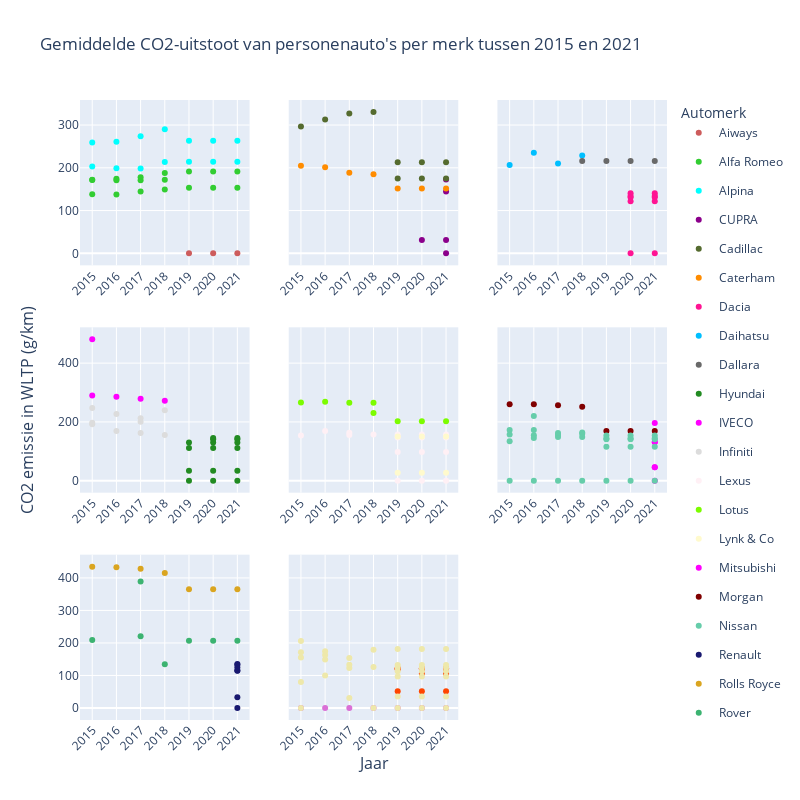

Notebook source saved alongside this figure:
### Markdown cell above
>**Figuur 5**. Deze staafdiagram visualiseert de totale CO2-uitstoot van personenauto's in de Europese Unie, ingedeeld naar brandstoftype. De x-as vertegenwoordigt de verschillende brandstoftypes, terwijl de y-as de CO2-uitstoot in WLTP (g/km) weergeeft. Elke staaf geeft de emissiewaarden weer voor een specifiek brandstoftype. Door deze visualisatie te lezen, kunnen we gemakkelijk de brandstoftypes identificeren die de hoogste en laagste CO2-uitstoot hebben, waardoor inzicht ontstaat in de impact van verschillende brandstoffen op de uitstoot van broeikasgassen in de transportsector.

We kunnen uit figuur 5 afleiden dat auto’s die op benzine rijden hoge hoeveelheden CO2 uitstoten. In de EU bedroeg de totale CO2-uitstoot van personenauto’s voor het brandstoftype ‘petrol’ namelijk 735.0874 miljoen gram per kilometer in één jaar. Als we de totale uitstoot delen door het aantal auto's dat op dit type brandstof rijdt, dan komen we uit op een uitstoot van 135 g/km per auto. Vergeleken met het toegestane maximum van 95 g/km is dit erg hoog, wat aangeeft dat de emissie niveaus aanzienlijk overschreden worden en dat er behoefte is aan een reductie (EU Regulation 443/2009).

Door te kijken naar de verschillende automerken en hun uitstoot in de afgelopen jaren, kunnen we ook onderzoeken hoe de CO2-uitstoot van voertuigen kan worden verlaagd.

### Code cell
df_split = np.array_split(car_emission, 8)

# Split data into different parts.
plot1 = px.scatter(df_split[0], x='year', y='Ewltp (g/km) mean', color='Mk', color_discrete_sequence =['indianred', 'limegreen', 'aqua'], hover_data=[df_split[0]['Ft']])
plot2 = px.scatter(df_split[1], x='year', y='Ewltp (g/km) mean', color='Mk', color_discrete_sequence =['darkmagenta', 'darkolivegreen', 'darkorange'], hover_data=[df_split[1]['Ft']])
plot3 = px.scatter(df_split[2], x='year', y='Ewltp (g/km) mean', color='Mk', color_discrete_sequence =['deeppink', 'deepskyblue', 'dimgray'], hover_data=[df_split[2]['Ft']])
plot4 = px.scatter(df_split[3], x='year', y='Ewltp (g/km) mean', color='Mk', color_discrete_sequence =['forestgreen', 'fuchsia', 'gainsboro'], hover_data=[df_split[3]['Ft']])
plot5 = px.scatter(df_split[4], x='year', y='Ewltp (g/km) mean', color='Mk', color_discrete_sequence =['lavenderblush', 'lawngreen', 'lemonchiffon'], hover_data=[df_split[4]['Ft']])
plot6 = px.scatter(df_split[5], x='year', y='Ewltp (g/km) mean', color='Mk', color_discrete_sequence =['magenta', 'maroon', 'mediumaquamarine'], hover_data=[df_split[5]['Ft']])
plot7 = px.scatter(df_split[6], x='year', y='Ewltp (g/km) mean', color='Mk', color_discrete_sequence =['midnightblue', 'goldenrod', 'mediumseagreen'], hover_data=[df_split[6]['Ft']])
plot8 = px.scatter(df_split[7], x='year', y='Ewltp (g/km) mean', color='Mk', color_discrete_sequence =['orangered', 'orchid', 'palegoldenrod'], hover_data=[df_split[7]['Ft']])

fig = make_subplots(rows=3, cols=3, shared_yaxes=True, x_title="Jaar", y_title="CO2 emissie in WLTP (g/km)")

# Add the trace of each part to the plot.
fig.add_trace(plot1['data'][0], row=1, col=1)
fig.add_trace(plot1['data'][1], row=1, col=1)
fig.add_trace(plot1['data'][2], row=1, col=1)

fig.append_trace(plot2['data'][0], row=1, col=2)
fig.append_trace(plot2['data'][1], row=1, col=2)
fig.append_trace(plot2['data'][2], row=1, col=2)

fig.append_trace(plot3['data'][0], row=1, col=3)
fig.append_trace(plot3['data'][1], row=1, col=3)
fig.append_trace(plot3['data'][2], row=1, col=3)

fig.append_trace(plot4['data'][0], row=2, col=1)
fig.append_trace(plot4['data'][1], row=2, col=1)
fig.append_trace(plot4['data'][2], row=2, col=1)

fig.append_trace(plot5['data'][0], row=2, col=2)
fig.append_trace(plot5['data'][1], row=2, col=2)
fig.append_trace(plot5['data'][2], row=2, col=2)

fig.append_trace(plot6['data'][0], row=2, col=3)
fig.append_trace(plot6['data'][1], row=2, col=3)
fig.append_trace(plot6['data'][2], row=2, col=3)

fig.append_trace(plot7['data'][0], row=3, col=1)
fig.append_trace(plot7['data'][1], row=3, col=1)
fig.append_trace(plot7['data'][2], row=3, col=1)

fig.append_trace(plot8['data'][0], row=3, col=2)
fig.append_trace(plot8['data'][1], row=3, col=2)
fig.append_trace(plot8['data'][2], row=3, col=2)

# Plot settings
fig.update_layout(
    showlegend=True,
    height=800,
    width=800,
    title_text="Gemiddelde CO2-uitstoot van personenauto's per merk tussen 2015 en 2021",
    legend_title="Automerk",
)
fig.update_xaxes(tickangle=-45, categoryarray=[2015, 2016, 2017, 2018, 2019, 2020, 2021], type='category')
fig.show()

### Figure 1 — Plotly figure (JSON) as saved in the notebook; plotly's stock layout.template omitted (floating-point values rounded to 4 significant figures)
{"data": [{"customdata": [["electric"], ["electric"], ["electric"]], "hovertemplate": "Mk=Aiways<br>year=%{x}<br>Ewltp (g/km) mean=%{y}<br>Ft=%{customdata[0]}<extra></extra>", "legendgroup": "Aiways", "marker": {"color": "indianred", "symbol": "circle"}, "mode": "markers", "name": "Aiways", "orientation": "v", "showlegend": true, "type": "scatter", "x": [2019, 2020, 2021], "xaxis": "x", "y": [0, 0, 0], "yaxis": "y"}, {"customdata": [["diesel"], ["lpg"], ["petrol"], ["diesel"], ["lpg"], ["petrol"], ["diesel"], ["lpg"], ["petrol"], ["diesel"], ["lpg"], ["petrol"], ["diesel"], ["petrol"], ["diesel"], ["petrol"], ["diesel"], ["petrol"]], "hovertemplate": "Mk=Alfa Romeo<br>year=%{x}<br>Ewltp (g/km) mean=%{y}<br>Ft=%{customdata[0]}<extra></extra>", "legendgroup": "Alfa Romeo", "marker": {"color": "limegreen", "symbol": "circle"}, "mode": "markers", "name": "Alfa Romeo", "orientation": "v", "showlegend": true, "type": "scatter", "x": [2015, 2015, 2015, 2016, 2016, 2016, 2017, 2017, 2017, 2018, 2018, 2018, 2019, 2019, 2020, 2020, 2021, 2021], "xaxis": "x", "y": [138.0, 171.5, 172.2, 137.7, 170.8, 174.6, 144.8, 170.7, 177.8, 149.3, 172.3, 187.8, 153.6, 191.6, 153.6, 191.6, 153.6, 191.6], "yaxis": "y"}, {"customdata": [["diesel"], ["petrol"], ["diesel"], ["petrol"], ["diesel"], ["petrol"], ["diesel"], ["petrol"], ["diesel"], ["petrol"], ["diesel"], ["petrol"], ["diesel"], ["petrol"]], "hovertemplate": "Mk=Alpina<br>year=%{x}<br>Ewltp (g/km) mean=%{y}<br>Ft=%{customdata[0]}<extra></extra>", "legendgroup": "Alpina", "marker": {"color": "aqua", "symbol": "circle"}, "mode": "markers", "name": "Alpina", "orientation": "v", "showlegend": true, "type": "scatter", "x": [2015, 2015, 2016, 2016, 2017, 2017, 2018, 2018, 2019, 2019, 2020, 2020, 2021, 2021], "xaxis": "x", "y": [203.0, 259.0, 199.3, 261.0, 198.6, 273.7, 213.5, 289.9, 214.3, 263.1, 214.3, 263.1, 214.3, 263.1], "yaxis": "y"}, {"customdata": [["petrol-electric"], ["diesel"], ["electric"], ["petrol"], ["petrol-electric"]], "hovertemplate": "Mk=CUPRA<br>year=%{x}<br>Ewltp (g/km) mean=%{y}<br>Ft=%{customdata[0]}<extra></extra>", "legendgroup": "CUPRA", "marker": {"color": "darkmagenta", "symbol": "circle"}, "mode": "markers", "name": "CUPRA", "orientation": "v", "showlegend": true, "type": "scatter", "x": [2020, 2021, 2021, 2021, 2021], "xaxis": "x2", "y": [31.12, 144.6, 0, 172.9, 31.12], "yaxis": "y2"}, {"customdata": [["petrol"], ["petrol"], ["petrol"], ["petrol"], ["diesel"], ["petrol"], ["diesel"], ["petrol"], ["diesel"], ["petrol"]], "hovertemplate": "Mk=Cadillac<br>year=%{x}<br>Ewltp (g/km) mean=%{y}<br>Ft=%{customdata[0]}<extra></extra>", "legendgroup": "Cadillac", "marker": {"color": "darkolivegreen", "symbol": "circle"}, "mode": "markers", "name": "Cadillac", "orientation": "v", "showlegend": true, "type": "scatter", "x": [2015, 2016, 2017, 2018, 2019, 2019, 2020, 2020, 2021, 2021], "xaxis": "x2", "y": [296.8, 312.9, 327.2, 330.5, 174.8, 213, 174.8, 213, 174.8, 213], "yaxis": "y2"}, {"customdata": [["petrol"], ["petrol"], ["petrol"], ["petrol"], ["petrol"], ["petrol"], ["petrol"]], "hovertemplate": "Mk=Caterham<br>year=%{x}<br>Ewltp (g/km) mean=%{y}<br>Ft=%{customdata[0]}<extra></extra>", "legendgroup": "Caterham", "marker": {"color": "darkorange", "symbol": "circle"}, "mode": "markers", "name": "Caterham", "orientation": "v", "showlegend": true, "type": "scatter", "x": [2015, 2016, 2017, 2018, 2019, 2020, 2021], "xaxis": "x2", "y": [204.7, 201.2, 188.4, 184.9, 151.5, 151.5, 151.5], "yaxis": "y2"}, {"customdata": [["diesel"], ["electric"], ["lpg"], ["ng-biomethane"], ["petrol"], ["diesel"], ["electric"], ["lpg"], ["ng-biomethane"], ["petrol"]], "hovertemplate": "Mk=Dacia<br>year=%{x}<br>Ewltp (g/km) mean=%{y}<br>Ft=%{customdata[0]}<extra></extra>", "legendgroup": "Dacia", "marker": {"color": "deeppink", "symbol": "circle"}, "mode": "markers", "name": "Dacia", "orientation": "v", "showlegend": true, "type": "scatter", "x": [2020, 2020, 2020, 2020, 2020, 2021, 2021, 2021, 2021, 2021], "xaxis": "x3", "y": [134.0, 0, 121.8, 140.7, 131.1, 134.0, 0, 121.8, 140.7, 131.1], "yaxis": "y3"}, {"customdata": [["petrol"], ["petrol"], ["petrol"], ["petrol"]], "hovertemplate": "Mk=Daihatsu<br>year=%{x}<br>Ewltp (g/km) mean=%{y}<br>Ft=%{customdata[0]}<extra></extra>", "legendgroup": "Daihatsu", "marker": {"color": "deepskyblue", "symbol": "circle"}, "mode": "markers", "name": "Daihatsu", "orientation": "v", "showlegend": true, "type": "scatter", "x": [2015, 2016, 2017, 2018], "xaxis": "x3", "y": [206.7, 235.3, 209.9, 228.8], "yaxis": "y3"}, {"customdata": [["petrol"], ["petrol"], ["petrol"], ["petrol"]], "hovertemplate": "Mk=Dallara<br>year=%{x}<br>Ewltp (g/km) mean=%{y}<br>Ft=%{customdata[0]}<extra></extra>", "legendgroup": "Dallara", "marker": {"color": "dimgray", "symbol": "circle"}, "mode": "markers", "name": "Dallara", "orientation": "v", "showlegend": true, "type": "scatter", "x": [2018, 2019, 2020, 2021], "xaxis": "x3", "y": [216, 216, 216, 216], "yaxis": "y3"}, {"customdata": [["electric"], ["lpg"], ["petrol"], ["petrol-electric"], ["diesel"], ["diesel-electric"], ["electric"], ["lpg"], ["petrol"], ["petrol-electric"], ["diesel"], ["diesel-electric"], ["electric"], ["lpg"], ["petrol"], ["petrol-electric"]], "hovertemplate": "Mk=Hyundai<br>year=%{x}<br>Ewltp (g/km) mean=%{y}<br>Ft=%{customdata[0]}<extra></extra>", "legendgroup": "Hyundai", "marker": {"color": "forestgreen", "symbol": "circle"}, "mode": "markers", "name": "Hyundai", "orientation": "v", "showlegend": true, "type": "scatter", "x": [2019, 2019, 2019, 2019, 2020, 2020, 2020, 2020, 2020, 2020, 2021, 2021, 2021, 2021, 2021, 2021], "xaxis": "x4", "y": [0, 110.8, 130.2, 33.5, 140.6, 145.1, 0, 110.8, 130.2, 33.5, 140.6, 145.1, 0, 110.8, 130.2, 33.5], "yaxis": "y4"}, {"customdata": [["diesel"], ["petrol"], ["diesel"], ["diesel"], ["diesel"]], "hovertemplate": "Mk=IVECO<br>year=%{x}<br>Ewltp (g/km) mean=%{y}<br>Ft=%{customdata[0]}<extra></extra>", "legendgroup": "IVECO", "marker": {"color": "fuchsia", "symbol": "circle"}, "mode": "markers", "name": "IVECO", "orientation": "v", "showlegend": true, "type": "scatter", "x": [2015, 2015, 2016, 2017, 2018], "xaxis": "x4", "y": [289.6, 481, 285.2, 278.6, 271.7], "yaxis": "y4"}, {"customdata": [["diesel"], ["petrol"], ["petrol-electric"], ["diesel"], ["petrol"], ["diesel"], ["petrol"], ["petrol-electric"], ["diesel"], ["petrol"]], "hovertemplate": "Mk=Infiniti<br>year=%{x}<br>Ewltp (g/km) mean=%{y}<br>Ft=%{customdata[0]}<extra></extra>", "legendgroup": "Infiniti", "marker": {"color": "gainsboro", "symbol": "circle"}, "mode": "markers", "name": "Infiniti", "orientation": "v", "showlegend": true, "type": "scatter", "x": [2015, 2015, 2015, 2016, 2016, 2017, 2017, 2017, 2018, 2018], "xaxis": "x4", "y": [192.2, 247.4, 197.3, 168.7, 226.6, 162.2, 212.0, 200.6, 155.7, 239.7], "yaxis": "y4"}, {"customdata": [["petrol-electric"], ["petrol"], ["petrol"], ["petrol-electric"], ["petrol"], ["diesel"], ["electric"], ["petrol"], ["petrol-electric"], ["diesel"], ["electric"], ["petrol"], ["petrol-electric"], ["diesel"], ["electric"], ["petrol"], ["petrol-electric"]], "hovertemplate": "Mk=Lexus<br>year=%{x}<br>Ewltp (g/km) mean=%{y}<br>Ft=%{customdata[0]}<extra></extra>", "legendgroup": "Lexus", "marker": {"color": "lavenderblush", "symbol": "circle"}, "mode": "markers", "name": "Lexus", "orientation": "v", "showlegend": true, "type": "scatter", "x": [2015, 2016, 2017, 2017, 2018, 2019, 2019, 2019, 2019, 2020, 2020, 2020, 2020, 2021, 2021, 2021, 2021], "xaxis": "x5", "y": [153.6, 169.4, 162.7, 155.5, 156.7, 157, 0, 147.1, 97.12, 157, 0, 147.1, 97.12, 157, 0, 147.1, 97.12], "yaxis": "y5"}, {"customdata": [["petrol"], ["petrol"], ["petrol"], ["diesel"], ["petrol"], ["petrol"], ["petrol"], ["petrol"]], "hovertemplate": "Mk=Lotus<br>year=%{x}<br>Ewltp (g/km) mean=%{y}<br>Ft=%{customdata[0]}<extra></extra>", "legendgroup": "Lotus", "marker": {"color": "lawngreen", "symbol": "circle"}, "mode": "markers", "name": "Lotus", "orientation": "v", "showlegend": true, "type": "scatter", "x": [2015, 2016, 2017, 2018, 2018, 2019, 2020, 2021], "xaxis": "x5", "y": [266.4, 268.3, 264.8, 230, 265.2, 202.6, 202.6, 202.6], "yaxis": "y5"}, {"customdata": [["petrol"], ["petrol-electric"], ["petrol"], ["petrol-electric"], ["petrol"], ["petrol-electric"]], "hovertemplate": "Mk=Lynk & Co<br>year=%{x}<br>Ewltp (g/km) mean=%{y}<br>Ft=%{customdata[0]}<extra></extra>", "legendgroup": "Lynk & Co", "marker": {"color": "lemonchiffon", "symbol": "circle"}, "mode": "markers", "name": "Lynk & Co", "orientation": "v", "showlegend": true, "type": "scatter", "x": [2019, 2019, 2020, 2020, 2021, 2021], "xaxis": "x5", "y": [150.5, 27.01, 150.5, 27.01, 150.5, 27.01], "yaxis": "y5"}, {"customdata": [["diesel"], ["diesel-electric"], ["electric"], ["lpg"], ["petrol"], ["petrol-electric"]], "hovertemplate": "Mk=Mitsubishi<br>year=%{x}<br>Ewltp (g/km) mean=%{y}<br>Ft=%{customdata[0]}<extra></extra>", "legendgroup": "Mitsubishi", "marker": {"color": "magenta", "symbol": "circle"}, "mode": "markers", "name": "Mitsubishi", "orientation": "v", "showlegend": true, "type": "scatter", "x": [2021, 2021, 2021, 2021, 2021, 2021], "xaxis": "x6", "y": [196.4, 46, 0, 131.1, 131.4, 46.02], "yaxis": "y6"}, {"customdata": [["petrol"], ["petrol"], ["petrol"], ["petrol"], ["petrol"], ["petrol"], ["petrol"]], "hovertemplate": "Mk=Morgan<br>year=%{x}<br>Ewltp (g/km) mean=%{y}<br>Ft=%{customdata[0]}<extra></extra>", "legendgroup": "Morgan", "marker": {"color": "maroon", "symbol": "circle"}, "mode": "markers", "name": "Morgan", "orientation": "v", "showlegend": true, "type": "scatter", "x": [2015, 2016, 2017, 2018, 2019, 2020, 2021], "xaxis": "x6", "y": [259.7, 260.2, 256.7, 252.0, 168.7, 168.7, 168.7], "yaxis": "y6"}, {"customdata": [["diesel"], ["electric"], ["lpg"], ["petrol"], ["diesel"], ["electric"], ["lpg"], ["ng-biomethane"], ["petrol"], ["diesel"], ["electric"], ["lpg"], ["petrol"], ["diesel"], ["electric"], ["lpg"], ["petrol"], ["diesel"], ["electric"], ["lpg"], ["petrol"], ["petrol-electric"], ["diesel"], ["electric"], ["lpg"], ["petrol"], ["petrol-electric"], ["diesel"], ["electric"], ["lpg"], ["petrol"], ["petrol-electric"]], "hovertemplate": "Mk=Nissan<br>year=%{x}<br>Ewltp (g/km) mean=%{y}<br>Ft=%{customdata[0]}<extra></extra>", "legendgroup": "Nissan", "marker": {"color": "mediumaquamarine", "symbol": "circle"}, "mode": "markers", "name": "Nissan", "orientation": "v", "showlegend": true, "type": "scatter", "x": [2015, 2015, 2015, 2015, 2016, 2016, 2016, 2016, 2016, 2017, 2017, 2017, 2017, 2018, 2018, 2018, 2018, 2019, 2019, 2019, 2019, 2019, 2020, 2020, 2020, 2020, 2020, 2021, 2021, 2021, 2021, 2021], "xaxis": "x6", "y": [157.1, 0, 134.5, 172.6, 154.7, 0, 145.2, 219.7, 172.5, 148.2, 0, 155.2, 162.4, 148.2, 0, 159.9, 163.7, 154.0, 0, 115.6, 140.8, 144, 154.0, 0, 115.6, 140.8, 144, 154.0, 0, 115.6, 140.8, 144], "yaxis": "y6"}, {"customdata": [["diesel"], ["electric"], ["lpg"], ["ng-biomethane"], ["other"], ["petrol"], ["petrol-electric"]], "hovertemplate": "Mk=Renault<br>year=%{x}<br>Ewltp (g/km) mean=%{y}<br>Ft=%{customdata[0]}<extra></extra>", "legendgroup": "Renault", "marker": {"color": "midnightblue", "symbol": "circle"}, "mode": "markers", "name": "Renault", "orientation": "v", "showlegend": true, "type": "scatter", "x": [2021, 2021, 2021, 2021, 2021, 2021, 2021], "xaxis": "x7", "y": [132.6, 0, 115.1, 114.6, 135, 124.4, 32.91], "yaxis": "y7"}, {"customdata": [["petrol"], ["petrol"], ["petrol"], ["petrol"], ["petrol"], ["petrol"], ["petrol"]], "hovertemplate": "Mk=Rolls Royce<br>year=%{x}<br>Ewltp (g/km) mean=%{y}<br>Ft=%{customdata[0]}<extra></extra>", "legendgroup": "Rolls Royce", "marker": {"color": "goldenrod", "symbol": "circle"}, "mode": "markers", "name": "Rolls Royce", "orientation": "v", "showlegend": true, "type": "scatter", "x": [2015, 2016, 2017, 2018, 2019, 2020, 2021], "xaxis": "x7", "y": [434.5, 433.2, 428.2, 415.4, 365.2, 365.2, 365.2], "yaxis": "y7"}, {"customdata": [["diesel"], ["diesel"], ["petrol"], ["diesel"], ["diesel"], ["diesel"], ["diesel"]], "hovertemplate": "Mk=Rover<br>year=%{x}<br>Ewltp (g/km) mean=%{y}<br>Ft=%{customdata[0]}<extra></extra>", "legendgroup": "Rover", "marker": {"color": "mediumseagreen", "symbol": "circle"}, "mode": "markers", "name": "Rover", "orientation": "v", "showlegend": true, "type": "scatter", "x": [2015, 2017, 2017, 2018, 2019, 2020, 2021], "xaxis": "x7", "y": [208.8, 220.4, 388.7, 134.4, 206.7, 206.7, 206.7], "yaxis": "y7"}, {"customdata": [["lpg"], ["ng-biomethane"], ["petrol"], ["petrol-electric"], ["diesel"], ["lpg"], ["ng-biomethane"], ["petrol"], ["petrol-electric"], ["diesel"], ["lpg"], ["ng-biomethane"], ["petrol"], ["petrol-electric"]], "hovertemplate": "Mk=Suzuki<br>year=%{x}<br>Ewltp (g/km) mean=%{y}<br>Ft=%{customdata[0]}<extra></extra>", "legendgroup": "Suzuki", "marker": {"color": "orangered", "symbol": "circle"}, "mode": "markers", "name": "Suzuki", "orientation": "v", "showlegend": true, "type": "scatter", "x": [2019, 2019, 2019, 2019, 2020, 2020, 2020, 2020, 2020, 2021, 2021, 2021, 2021, 2021], "xaxis": "x8", "y": [122.5, 119.9, 121.0, 51.14, 106, 122.5, 119.9, 121.0, 51.14, 106, 122.5, 119.9, 121.0, 51.14], "yaxis": "y8"}, {"customdata": [["electric"], ["electric"], ["electric"], ["electric"], ["electric"], ["electric"], ["electric"]], "hovertemplate": "Mk=Tesla<br>year=%{x}<br>Ewltp (g/km) mean=%{y}<br>Ft=%{customdata[0]}<extra></extra>", "legendgroup": "Tesla", "marker": {"color": "orchid", "symbol": "circle"}, "mode": "markers", "name": "Tesla", "orientation": "v", "showlegend": true, "type": "scatter", "x": [2015, 2016, 2017, 2018, 2019, 2020, 2021], "xaxis": "x8", "y": [0, 0, 0, 0, 0, 0, 0], "yaxis": "y8"}, {"customdata": [["diesel"], ["electric"], ["lpg"], ["petrol"], ["petrol-electric"], ["diesel"], ["lpg"], ["petrol"], ["petrol-electric"], ["diesel"], ["lpg"], ["petrol"], ["petrol-electric"], ["diesel"], ["electric"], ["petrol"], ["diesel"], ["electric"], ["lpg"], ["ng"], ["other"], ["petrol"], ["petrol-electric"], ["diesel"], ["electric"], ["lpg"], ["ng"], ["other"], ["petrol"], ["petrol-electric"], ["diesel"], ["electric"], ["lpg"], ["ng"], ["other"], ["petrol"], ["petrol-electric"]], "hovertemplate": "Mk=Toyota<br>year=%{x}<br>Ewltp (g/km) mean=%{y}<br>Ft=%{customdata[0]}<extra></extra>", "legendgroup": "Toyota", "marker": {"color": "palegoldenrod", "symbol": "circle"}, "mode": "markers", "name": "Toyota", "orientation": "v", "showlegend": true, "type": "scatter", "x": [2015, 2015, 2015, 2015, 2015, 2016, 2016, 2016, 2016, 2017, 2017, 2017, 2017, 2018, 2018, 2018, 2019, 2019, 2019, 2019, 2019, 2019, 2019, 2020, 2020, 2020, 2020, 2020, 2020, 2020, 2021, 2021, 2021, 2021, 2021, 2021, 2021], "xaxis": "x8", "y": [171.3, 0, 206.3, 155.5, 80.29, 162.8, 174.5, 149.3, 100.2, 153.5, 123.0, 132.9, 31.05, 178.8, 0, 126.0, 181.2, 0, 124.1, 132, 97, 113.0, 34.96, 181.2, 0, 124.1, 132, 97, 113.0, 34.96, 181.2, 0, 124.1, 132, 97, 113.0, 34.96], "yaxis": "y8"}], "layout": {"annotations": [{"font": {"size": 16}, "showarrow": false, "text": "Jaar", "x": 0.5, "xanchor": "center", "xref": "paper", "y": 0, "yanchor": "top", "yref": "paper", "yshift": -30}, {"font": {"size": 16}, "showarrow": false, "text": "CO2 emissie in WLTP (g/km)", "textangle": -90, "x": 0, "xanchor": "right", "xref": "paper", "xshift": -40, "y": 0.5, "yanchor": "middle", "yref": "paper"}], "height": 800, "legend": {"title": {"text": "Automerk"}}, "showlegend": true, "title": {"text": "Gemiddelde CO2-uitstoot van personenauto's per merk tussen 2015 en 2021"}, "width": 800, "xaxis": {"anchor": "y", "categoryarray": [2015, 2016, 2017, 2018, 2019, 2020, 2021], "domain": [0, 0.2889], "tickangle": -45, "type": "category"}, "xaxis2": {"anchor": "y2", "categoryarray": [2015, 2016, 2017, 2018, 2019, 2020, 2021], "domain": [0.3556, 0.6444], "tickangle": -45, "type": "category"}, "xaxis3": {"anchor": "y3", "categoryarray": [2015, 2016, 2017, 2018, 2019, 2020, 2021], "domain": [0.7111, 1], "tickangle": -45, "type": "category"}, "xaxis4": {"anchor": "y4", "categoryarray": [2015, 2016, 2017, 2018, 2019, 2020, 2021], "domain": [0, 0.2889], "tickangle": -45, "type": "category"}, "xaxis5": {"anchor": "y5", "categoryarray": [2015, 2016, 2017, 2018, 2019, 2020, 2021], "domain": [0.3556, 0.6444], "tickangle": -45, "type": "category"}, "xaxis6": {"anchor": "y6", "categoryarray": [2015, 2016, 2017, 2018, 2019, 2020, 2021], "domain": [0.7111, 1], "tickangle": -45, "type": "category"}, "xaxis7": {"anchor": "y7", "categoryarray": [2015, 2016, 2017, 2018, 2019, 2020, 2021], "domain": [0, 0.2889], "tickangle": -45, "type": "category"}, "xaxis8": {"anchor": "y8", "categoryarray": [2015, 2016, 2017, 2018, 2019, 2020, 2021], "domain": [0.3556, 0.6444], "tickangle": -45, "type": "category"}, "xaxis9": {"anchor": "y9", "categoryarray": [2015, 2016, 2017, 2018, 2019, 2020, 2021], "domain": [0.7111, 1], "tickangle": -45, "type": "category"}, "yaxis": {"anchor": "x", "domain": [0.7333, 1]}, "yaxis2": {"anchor": "x2", "domain": [0.7333, 1], "matches": "y", "showticklabels": false}, "yaxis3": {"anchor": "x3", "domain": [0.7333, 1], "matches": "y", "showticklabels": false}, "yaxis4": {"anchor": "x4", "domain": [0.3667, 0.6333]}, "yaxis5": {"anchor": "x5", "domain": [0.3667, 0.6333], "matches": "y4", "showticklabels": false}, "yaxis6": {"anchor": "x6", "domain": [0.3667, 0.6333], "matches": "y4", "showticklabels": false}, "yaxis7": {"anchor": "x7", "domain": [0, 0.2667]}, "yaxis8": {"anchor": "x8", "domain": [0, 0.2667], "matches": "y7", "showticklabels": false}, "yaxis9": {"anchor": "x9", "domain": [0, 0.2667], "matches": "y7", "showticklabels": false}}}
